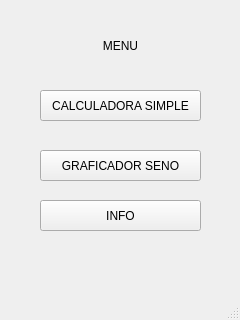
<?xml version="1.0" encoding="UTF-8"?>
<ui version="4.0">
 <class>MainWindow</class>
 <widget class="QMainWindow" name="MainWindow">
  <property name="geometry">
   <rect>
    <x>0</x>
    <y>0</y>
    <width>240</width>
    <height>320</height>
   </rect>
  </property>
  <property name="windowTitle">
   <string>MainWindow</string>
  </property>
  <widget class="QWidget" name="centralwidget">
   <widget class="QLabel" name="label">
    <property name="geometry">
     <rect>
      <x>80</x>
      <y>20</y>
      <width>81</width>
      <height>51</height>
     </rect>
    </property>
    <property name="styleSheet">
     <string notr="true">font: 75 14pt &quot;MS Shell Dlg 2&quot;;</string>
    </property>
    <property name="text">
     <string>MENU</string>
    </property>
    <property name="alignment">
     <set>Qt::AlignCenter</set>
    </property>
   </widget>
   <widget class="QPushButton" name="pushButton">
    <property name="geometry">
     <rect>
      <x>40</x>
      <y>90</y>
      <width>161</width>
      <height>31</height>
     </rect>
    </property>
    <property name="text">
     <string>CALCULADORA SIMPLE</string>
    </property>
   </widget>
   <widget class="QPushButton" name="pushButton_2">
    <property name="geometry">
     <rect>
      <x>40</x>
      <y>150</y>
      <width>161</width>
      <height>31</height>
     </rect>
    </property>
    <property name="text">
     <string>GRAFICADOR SENO</string>
    </property>
   </widget>
   <widget class="QPushButton" name="pushButton_3">
    <property name="geometry">
     <rect>
      <x>40</x>
      <y>200</y>
      <width>161</width>
      <height>31</height>
     </rect>
    </property>
    <property name="text">
     <string>INFO</string>
    </property>
   </widget>
  </widget>
  <widget class="QMenuBar" name="menubar">
   <property name="geometry">
    <rect>
     <x>0</x>
     <y>0</y>
     <width>240</width>
     <height>21</height>
    </rect>
   </property>
  </widget>
  <widget class="QStatusBar" name="statusbar"/>
 </widget>
 <resources/>
 <connections/>
</ui>
